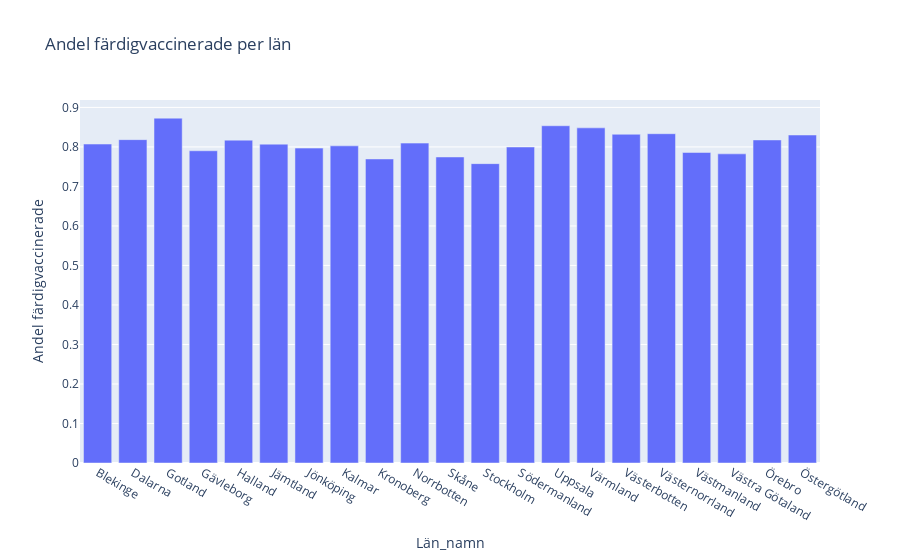

Notebook code for this chart:
### Code cell
px.bar(covid19_vaccin_lan, x=covid19_vaccin_lan.index, y="Andel färdigvaccinerade", title="Andel färdigvaccinerade per län")

### Figure 1 — Plotly figure (JSON) as saved in the notebook; plotly's stock layout.template omitted (floating-point values rounded to 4 significant figures)
{"data": [{"alignmentgroup": "True", "hovertemplate": "Län_namn=%{x}<br>Andel färdigvaccinerade=%{y}<extra></extra>", "legendgroup": "", "marker": {"color": "#636efa", "pattern": {"shape": ""}}, "name": "", "offsetgroup": "", "orientation": "v", "showlegend": false, "textposition": "auto", "type": "bar", "x": ["Blekinge", "Dalarna", "Gotland", "Gävleborg", "Halland", "Jämtland", "Jönköping", "Kalmar", "Kronoberg", "Norrbotten", "Skåne", "Stockholm", "Södermanland", "Uppsala", "Värmland", "Västerbotten", "Västernorrland", "Västmanland", "Västra Götaland", "Örebro", "Östergötland"], "xaxis": "x", "y": [0.8072, 0.8184, 0.8728, 0.7902, 0.8172, 0.807, 0.797, 0.8027, 0.7695, 0.8096, 0.7746, 0.7577, 0.7998, 0.8536, 0.8483, 0.832, 0.8335, 0.7859, 0.7824, 0.8177, 0.8302], "yaxis": "y"}], "layout": {"barmode": "relative", "legend": {"tracegroupgap": 0}, "title": {"text": "Andel färdigvaccinerade per län"}, "xaxis": {"anchor": "y", "domain": [0, 1], "title": {"text": "Län_namn"}}, "yaxis": {"anchor": "x", "domain": [0, 1], "title": {"text": "Andel färdigvaccinerade"}}}}
